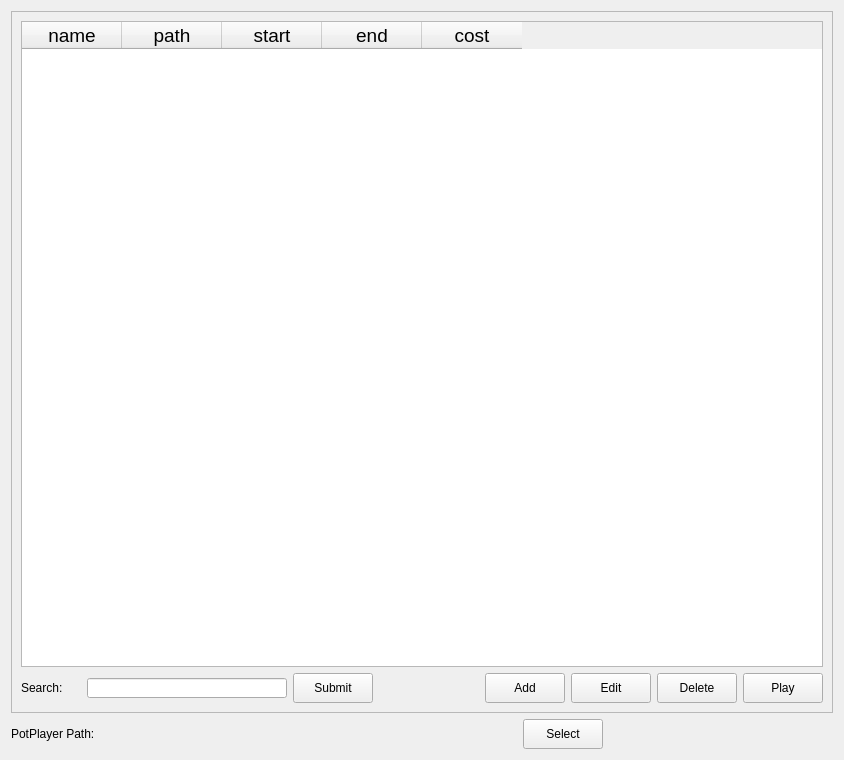
<?xml version="1.0" encoding="UTF-8"?>
<ui version="4.0">
 <class>VideoResourceManagerWidget</class>
 <widget class="QWidget" name="VideoResourceManagerWidget">
  <property name="geometry">
   <rect>
    <x>0</x>
    <y>0</y>
    <width>836</width>
    <height>760</height>
   </rect>
  </property>
  <property name="windowTitle">
   <string>Video Resource Manager</string>
  </property>
  <layout class="QGridLayout" name="gridLayout">
   <item row="0" column="0" colspan="4">
    <widget class="QFrame" name="videoInfoFrame">
     <property name="frameShape">
      <enum>QFrame::StyledPanel</enum>
     </property>
     <property name="frameShadow">
      <enum>QFrame::Raised</enum>
     </property>
     <layout class="QGridLayout" name="gridLayout_2">
      <item row="0" column="0" colspan="8">
       <widget class="QTableWidget" name="videoInfoTableWidget">
        <property name="minimumSize">
         <size>
          <width>0</width>
          <height>640</height>
         </size>
        </property>
        <property name="maximumSize">
         <size>
          <width>16777215</width>
          <height>16777215</height>
         </size>
        </property>
        <property name="showGrid">
         <bool>true</bool>
        </property>
        <property name="gridStyle">
         <enum>Qt::DashDotLine</enum>
        </property>
        <property name="rowCount">
         <number>0</number>
        </property>
        <column>
         <property name="text">
          <string>name</string>
         </property>
         <property name="font">
          <font>
           <pointsize>14</pointsize>
           <weight>50</weight>
           <bold>false</bold>
          </font>
         </property>
        </column>
        <column>
         <property name="text">
          <string>path</string>
         </property>
         <property name="font">
          <font>
           <pointsize>14</pointsize>
           <weight>50</weight>
           <bold>false</bold>
          </font>
         </property>
        </column>
        <column>
         <property name="text">
          <string>start</string>
         </property>
         <property name="font">
          <font>
           <pointsize>14</pointsize>
           <weight>50</weight>
           <bold>false</bold>
          </font>
         </property>
        </column>
        <column>
         <property name="text">
          <string>end</string>
         </property>
         <property name="font">
          <font>
           <pointsize>14</pointsize>
           <weight>50</weight>
           <bold>false</bold>
          </font>
         </property>
        </column>
        <column>
         <property name="text">
          <string>cost</string>
         </property>
         <property name="font">
          <font>
           <pointsize>14</pointsize>
           <weight>50</weight>
           <bold>false</bold>
          </font>
         </property>
        </column>
       </widget>
      </item>
      <item row="1" column="0">
       <widget class="QLabel" name="searchVideoLabel">
        <property name="minimumSize">
         <size>
          <width>60</width>
          <height>20</height>
         </size>
        </property>
        <property name="text">
         <string>Search:</string>
        </property>
       </widget>
      </item>
      <item row="1" column="1">
       <widget class="QLineEdit" name="searchVideoLineEdit">
        <property name="minimumSize">
         <size>
          <width>200</width>
          <height>20</height>
         </size>
        </property>
        <property name="maximumSize">
         <size>
          <width>320</width>
          <height>20</height>
         </size>
        </property>
       </widget>
      </item>
      <item row="1" column="2">
       <widget class="QPushButton" name="searchVideoButton">
        <property name="minimumSize">
         <size>
          <width>80</width>
          <height>30</height>
         </size>
        </property>
        <property name="maximumSize">
         <size>
          <width>80</width>
          <height>30</height>
         </size>
        </property>
        <property name="text">
         <string>Submit</string>
        </property>
       </widget>
      </item>
      <item row="1" column="3">
       <spacer name="horizontalSpacer_2">
        <property name="orientation">
         <enum>Qt::Horizontal</enum>
        </property>
        <property name="sizeType">
         <enum>QSizePolicy::MinimumExpanding</enum>
        </property>
        <property name="sizeHint" stdset="0">
         <size>
          <width>100</width>
          <height>20</height>
         </size>
        </property>
       </spacer>
      </item>
      <item row="1" column="4">
       <widget class="QPushButton" name="addVideoButton">
        <property name="minimumSize">
         <size>
          <width>80</width>
          <height>30</height>
         </size>
        </property>
        <property name="maximumSize">
         <size>
          <width>80</width>
          <height>30</height>
         </size>
        </property>
        <property name="text">
         <string>Add</string>
        </property>
       </widget>
      </item>
      <item row="1" column="5">
       <widget class="QPushButton" name="editVideoButton">
        <property name="minimumSize">
         <size>
          <width>80</width>
          <height>30</height>
         </size>
        </property>
        <property name="maximumSize">
         <size>
          <width>80</width>
          <height>30</height>
         </size>
        </property>
        <property name="text">
         <string>Edit</string>
        </property>
       </widget>
      </item>
      <item row="1" column="6">
       <widget class="QPushButton" name="deleteVideoButton">
        <property name="minimumSize">
         <size>
          <width>80</width>
          <height>30</height>
         </size>
        </property>
        <property name="maximumSize">
         <size>
          <width>80</width>
          <height>30</height>
         </size>
        </property>
        <property name="text">
         <string>Delete</string>
        </property>
       </widget>
      </item>
      <item row="1" column="7">
       <widget class="QPushButton" name="playVideoButton">
        <property name="minimumSize">
         <size>
          <width>80</width>
          <height>30</height>
         </size>
        </property>
        <property name="maximumSize">
         <size>
          <width>80</width>
          <height>30</height>
         </size>
        </property>
        <property name="text">
         <string>Play</string>
        </property>
       </widget>
      </item>
     </layout>
    </widget>
   </item>
   <item row="1" column="0">
    <widget class="QLabel" name="potPlayerPathTitleLabel">
     <property name="minimumSize">
      <size>
       <width>100</width>
       <height>20</height>
      </size>
     </property>
     <property name="maximumSize">
      <size>
       <width>100</width>
       <height>20</height>
      </size>
     </property>
     <property name="text">
      <string>PotPlayer Path:</string>
     </property>
    </widget>
   </item>
   <item row="1" column="1">
    <widget class="QLabel" name="potPlayerPathDisplayLabel">
     <property name="minimumSize">
      <size>
       <width>400</width>
       <height>20</height>
      </size>
     </property>
     <property name="maximumSize">
      <size>
       <width>400</width>
       <height>20</height>
      </size>
     </property>
     <property name="text">
      <string/>
     </property>
    </widget>
   </item>
   <item row="1" column="2">
    <widget class="QPushButton" name="selectPotPlayerPathButton">
     <property name="minimumSize">
      <size>
       <width>80</width>
       <height>30</height>
      </size>
     </property>
     <property name="maximumSize">
      <size>
       <width>80</width>
       <height>30</height>
      </size>
     </property>
     <property name="text">
      <string>Select</string>
     </property>
    </widget>
   </item>
   <item row="1" column="3">
    <spacer name="horizontalSpacer">
     <property name="orientation">
      <enum>Qt::Horizontal</enum>
     </property>
     <property name="sizeHint" stdset="0">
      <size>
       <width>44</width>
       <height>20</height>
      </size>
     </property>
    </spacer>
   </item>
  </layout>
 </widget>
 <resources/>
 <connections/>
</ui>
